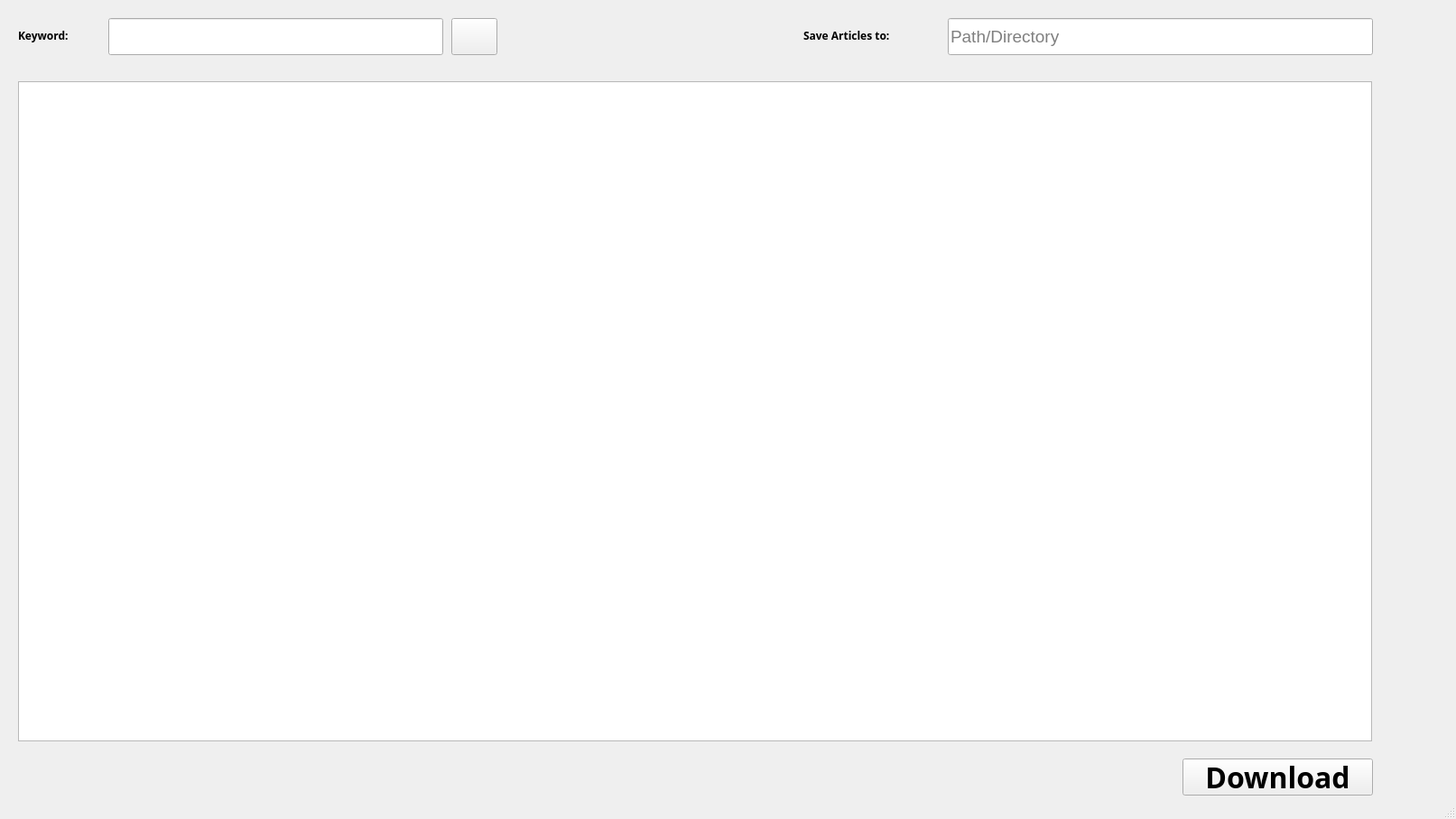
<?xml version="1.0" encoding="UTF-8"?>
<ui version="4.0">
 <class>MainWindow</class>
 <widget class="QMainWindow" name="MainWindow">
  <property name="geometry">
   <rect>
    <x>0</x>
    <y>0</y>
    <width>1613</width>
    <height>907</height>
   </rect>
  </property>
  <property name="windowTitle">
   <string>MainWindow</string>
  </property>
  <widget class="QWidget" name="centralwidget">
   <widget class="QTableWidget" name="tableWidget">
    <property name="geometry">
     <rect>
      <x>20</x>
      <y>90</y>
      <width>1500</width>
      <height>731</height>
     </rect>
    </property>
    <property name="sizePolicy">
     <sizepolicy hsizetype="Expanding" vsizetype="Expanding">
      <horstretch>0</horstretch>
      <verstretch>0</verstretch>
     </sizepolicy>
    </property>
    <property name="font">
     <font>
      <family>Arial</family>
      <pointsize>12</pointsize>
     </font>
    </property>
   </widget>
   <widget class="QPushButton" name="pushButton">
    <property name="geometry">
     <rect>
      <x>1310</x>
      <y>840</y>
      <width>211</width>
      <height>41</height>
     </rect>
    </property>
    <property name="font">
     <font>
      <family>Arial Black</family>
      <pointsize>24</pointsize>
      <weight>75</weight>
      <bold>true</bold>
     </font>
    </property>
    <property name="text">
     <string>Download</string>
    </property>
   </widget>
   <widget class="QLineEdit" name="lineEdit">
    <property name="geometry">
     <rect>
      <x>120</x>
      <y>20</y>
      <width>371</width>
      <height>41</height>
     </rect>
    </property>
    <property name="font">
     <font>
      <family>Arial</family>
      <pointsize>14</pointsize>
     </font>
    </property>
   </widget>
   <widget class="QPushButton" name="pushButton_2">
    <property name="geometry">
     <rect>
      <x>500</x>
      <y>20</y>
      <width>51</width>
      <height>41</height>
     </rect>
    </property>
    <property name="font">
     <font>
      <family>Arial Black</family>
      <pointsize>16</pointsize>
      <weight>75</weight>
      <bold>true</bold>
     </font>
    </property>
    <property name="acceptDrops">
     <bool>false</bool>
    </property>
    <property name="text">
     <string/>
    </property>
    <property name="icon">
     <iconset>
      <normaloff>search.png</normaloff>search.png</iconset>
    </property>
    <property name="iconSize">
     <size>
      <width>40</width>
      <height>40</height>
     </size>
    </property>
   </widget>
   <widget class="QLabel" name="label">
    <property name="geometry">
     <rect>
      <x>20</x>
      <y>30</y>
      <width>81</width>
      <height>19</height>
     </rect>
    </property>
    <property name="font">
     <font>
      <family>Arial Black</family>
      <weight>75</weight>
      <bold>true</bold>
     </font>
    </property>
    <property name="text">
     <string>Keyword:</string>
    </property>
   </widget>
   <widget class="QLabel" name="label_2">
    <property name="geometry">
     <rect>
      <x>890</x>
      <y>30</y>
      <width>151</width>
      <height>19</height>
     </rect>
    </property>
    <property name="font">
     <font>
      <family>Arial Black</family>
      <weight>75</weight>
      <bold>true</bold>
     </font>
    </property>
    <property name="text">
     <string>Save Articles to:</string>
    </property>
   </widget>
   <widget class="QLineEdit" name="lineEdit_2">
    <property name="geometry">
     <rect>
      <x>1050</x>
      <y>20</y>
      <width>471</width>
      <height>41</height>
     </rect>
    </property>
    <property name="font">
     <font>
      <family>Arial</family>
      <pointsize>14</pointsize>
     </font>
    </property>
    <property name="text">
     <string/>
    </property>
    <property name="placeholderText">
     <string>Path/Directory</string>
    </property>
   </widget>
  </widget>
  <widget class="QStatusBar" name="statusbar"/>
 </widget>
 <resources/>
 <connections/>
</ui>
